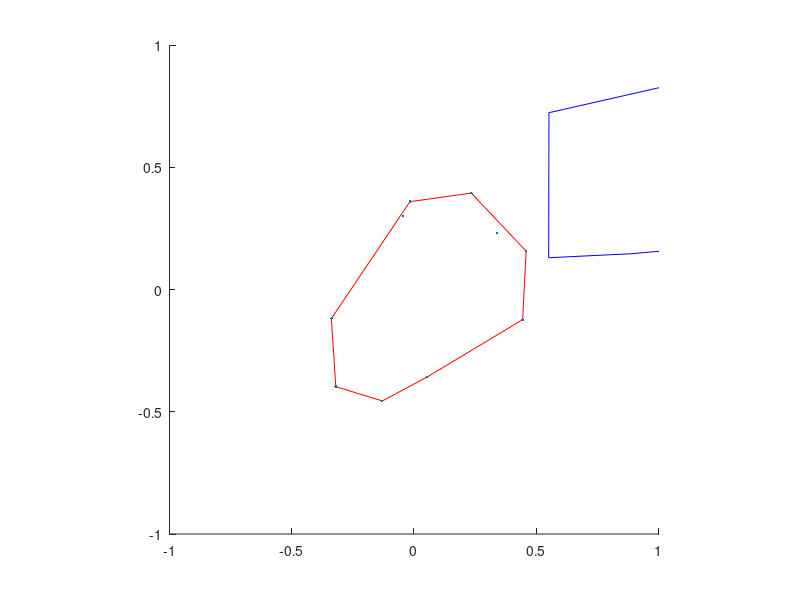

MATLAB code for this plot:
clf;
% x = 0.25*[-1 1; -1 -1; 1 1; 1 -1];
x = rand(10,2)-0.5;
% x = x(convhull(x),:);
y = rand(10,2);
y = bsxfun(@plus, y, [0.5 0]);
% y = bsxfun(@plus, x, [0.5 0.5]);
y = y(convhull(y),:);
hold on;
plot(x(convhull(x),1), x(convhull(x),2), 'r');
plot(x(:,1),x(:,2),'.')
hy = plot(y(:,1), y(:,2), 'b');
axis([-1 1 -1 1]); axis square;